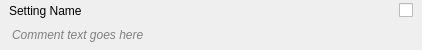
<?xml version="1.0" encoding="UTF-8"?>
<ui version="4.0">
 <class>omwp_settingsrow_check_comment</class>
 <widget class="QWidget" name="omwp_settingsrow_check_comment">
  <property name="geometry">
   <rect>
    <x>0</x>
    <y>0</y>
    <width>422</width>
    <height>50</height>
   </rect>
  </property>
  <property name="minimumSize">
   <size>
    <width>0</width>
    <height>40</height>
   </size>
  </property>
  <property name="windowTitle">
   <string>Form</string>
  </property>
  <layout class="QVBoxLayout" name="verticalLayout">
   <property name="spacing">
    <number>2</number>
   </property>
   <property name="leftMargin">
    <number>0</number>
   </property>
   <property name="topMargin">
    <number>0</number>
   </property>
   <property name="rightMargin">
    <number>0</number>
   </property>
   <property name="bottomMargin">
    <number>4</number>
   </property>
   <item>
    <widget class="QWidget" name="rowWidget" native="true">
     <layout class="QHBoxLayout" name="horizontalLayout">
      <property name="spacing">
       <number>0</number>
      </property>
      <property name="leftMargin">
       <number>9</number>
      </property>
      <property name="topMargin">
       <number>0</number>
      </property>
      <property name="rightMargin">
       <number>9</number>
      </property>
      <property name="bottomMargin">
       <number>0</number>
      </property>
      <item>
       <widget class="QLabel" name="lblSetting">
        <property name="sizePolicy">
         <sizepolicy hsizetype="MinimumExpanding" vsizetype="Preferred">
          <horstretch>0</horstretch>
          <verstretch>0</verstretch>
         </sizepolicy>
        </property>
        <property name="text">
         <string>Setting Name</string>
        </property>
       </widget>
      </item>
      <item>
       <widget class="QCheckBox" name="chkSetting">
        <property name="text">
         <string/>
        </property>
       </widget>
      </item>
     </layout>
    </widget>
   </item>
   <item>
    <widget class="QLabel" name="lblComment">
     <property name="sizePolicy">
      <sizepolicy hsizetype="Preferred" vsizetype="Minimum">
       <horstretch>0</horstretch>
       <verstretch>0</verstretch>
      </sizepolicy>
     </property>
     <property name="styleSheet">
      <string notr="true">color: #808080; font-style: italic; padding-left: 9px; padding-right: 9px;</string>
     </property>
     <property name="text">
      <string>Comment text goes here</string>
     </property>
     <property name="wordWrap">
      <bool>true</bool>
     </property>
    </widget>
   </item>
  </layout>
 </widget>
 <resources/>
 <connections/>
</ui>
